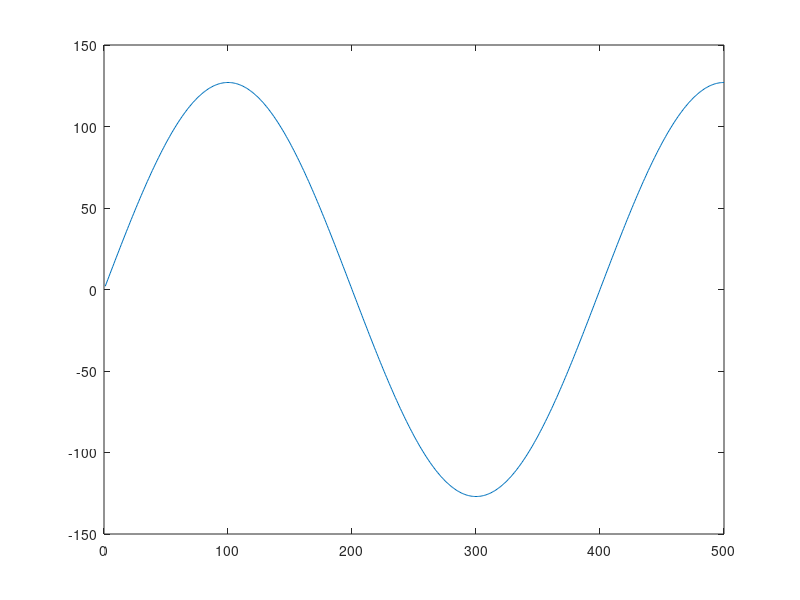
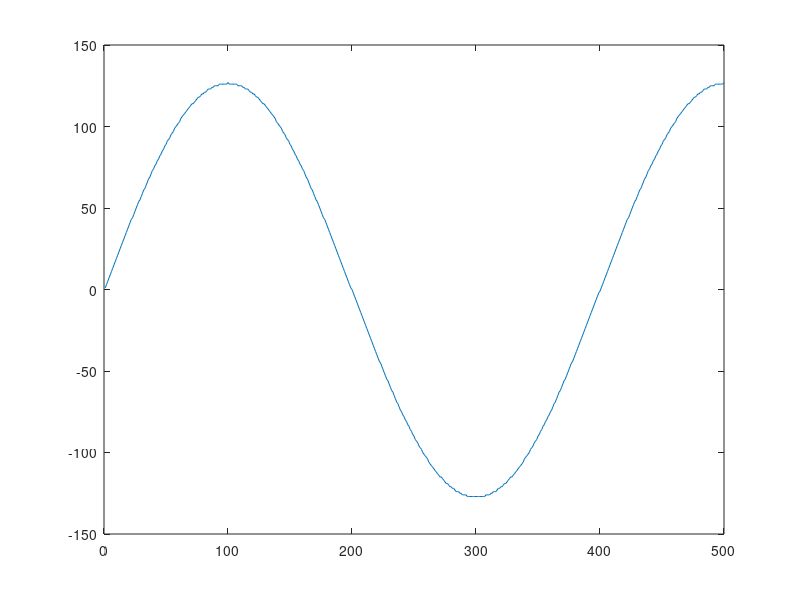

These charts were generated, in order, by the following MATLAB code:
clear all;
%----- load the audio file --------------------
% take input in the variable original_audio
%Fs [y, Fs, nbits] = wavread('C:\Users\AASHISH\Desktop\sound.wav');
%nbits
%[original_audio, Fs, nbits] = wavread('C:\Users\AASHISH\Desktop\abc.wav');
%----------------------------------------------


%-----DPCM (delta modulator)------------------
n = (1:500);
x = 127*sin(2*pi*100*n/40000);
x_quant = zeros(1,length(x));
x_quant(1) = floor(x(1));
x_predicted  = x_quant(1);
for i = 2:length(x)
     x_in_to_quant = x(i) - x_predicted;
     x_quant(i) = floor(x_in_to_quant);
     x_predicted = x_quant(i) + x_predicted;
end
%---- x_quant stores the output of DPCM---------
%----------- BPSK-------------------------------
Eb_by_No = [1/4,1/2,1,2,5,10];
Eb = [1,1,1,4,10,100];
No = [4,2,1,2,2,10];
Pe = zeros(1,length(Eb));
x_bin = zeros(length(x_quant),8);
x_reconstructed = zeros(1,length(x_quant));
decoded = zeros(1,8);
incorrect = 0;
for i = 1:length(x_quant)
    x_bin(i,:) = de2bi(abs(x_quant(i)),8);
    if x_quant(i)<0
        x_bin(i,8) = 1;
    end
end
for i = 1:1
    E = 100;
    N = 1;
    noise = N*randn(length(x_quant)*8,1);
    incorrect = 0;
    for j = 1:length(x_quant)
        for k = 1:8
            if x_bin(j,k)>0
                received_bit = E + noise(j);
                if received_bit>0
                    decoded(k) = 1;
                else
                    decoded(k) = 0;
                    incorrect = incorrect + 1;
                end
            else
                received_bit = -E + noise(j);
                if received_bit>0
                    decoded(k) = 1;
                    incorrect = incorrect + 1;
                else
                    decoded(k) = 0;
                end
            end
        end
        if decoded(8)>0
            x_reconstructed(j) = -1*bi2de(decoded(1:7));
        else
            x_reconstructed(j) = bi2de(decoded(1:7));
        end
    end
    %--------------- DPCM decoder------------------
    x_decode_predicted = 0;
    x_received = zeros(1,length(x_quant));
    x_received(1) = x_decode_predicted + x_reconstructed(1);
    x_decode_predicted = x_received(1);
    for l = 2:length(x_quant)
        x_received(l) = x_reconstructed(l) + x_decode_predicted;
        x_decode_predicted = x_received(l);
    end
    Pe(i) = incorrect/(length(x_quant)*8);
end
figure(1);
plot(x);
figure(2);
plot(x_received);
%wavplay(x,Fs);
%plot(Eb_by_No,Pe);
